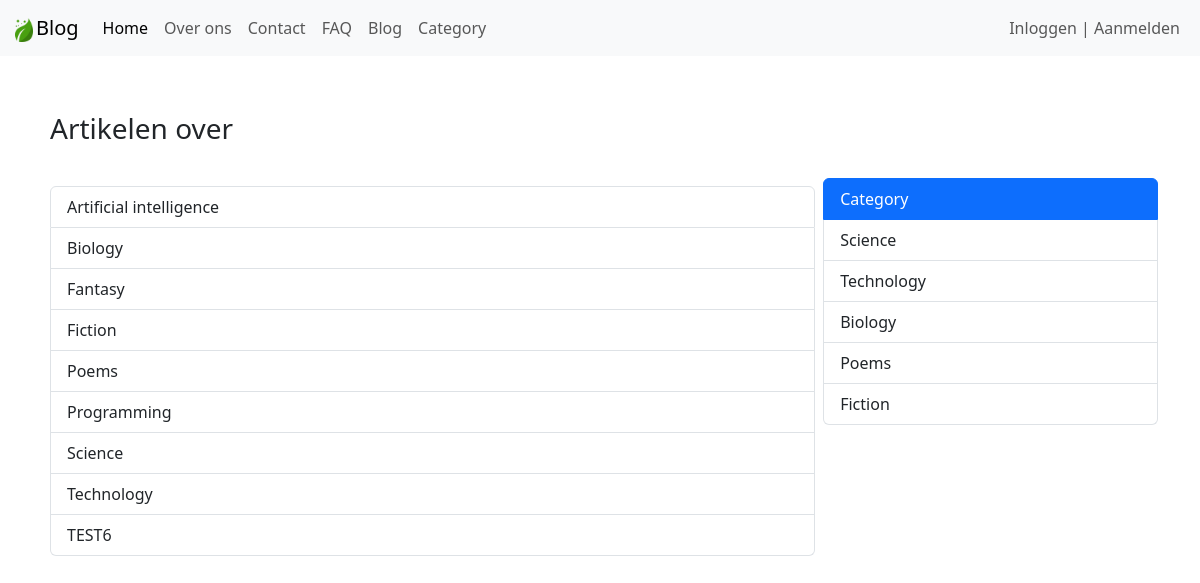
/category.php, run on an earlier commit of the app's database.
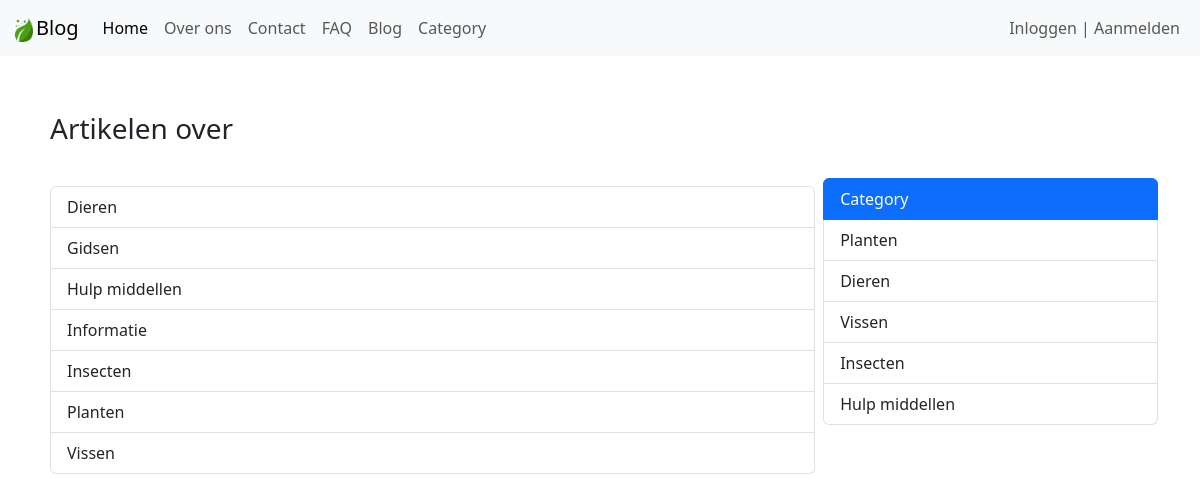
And on a later commit of the database.
### tables this page shows
CREATE TABLE `category` (
  `id` int(11) NOT NULL,
  `category` varchar(127) NOT NULL
);

### admin/data/post.php (called while the page is built, shortened)
<?php
function get5Categories($conn) {
    $sql = "SELECT * FROM category LIMIT 5";
    $stmt = $conn->prepare($sql);
    $stmt->execute();
    if ($stmt->rowCount() >= 1) {
        $data = $stmt->fetchAll();
        return $data;
    } else {
        return 0;
    }
}
function getAllCategories($conn) {
    $sql = "SELECT * FROM category ORDER BY category";
    $stmt = $conn->prepare($sql);
    $stmt->execute();
    if ($stmt->rowCount() >= 1) {
        $data = $stmt->fetchAll();
        return $data;
    } else {
        return 0;
    }
}

### category.php (the view, shortened to what the changed rows need)
<?php
$logged = false;
include_once("db_conn.php");
include_once("admin/data/post.php");
include_once("admin/data/comment.php");
$categories = getAllCategories($conn);
$categories5 = get5Categories($conn);
$category = 0;
?>
<!DOCTYPE html>
<html lang="en">
<head>
    <link href="https://cdn.jsdelivr.net/npm/bootstrap@5.3.3/dist/css/bootstrap.min.css" rel="stylesheet">
    <link rel="stylesheet" href="https://stackpath.bootstrapcdn.com/font-awesome/4.7.0/css/font-awesome.min.css">
    <link rel="stylesheet" href="css/style.css">
</head>
<body>
    <div class="container mt-5">
        <h1 class="display-4 mb-4 fs-3 p-2">
            <?php if ($category != 0)
                echo "Artikelen over '".$category['category']."'";
                else echo "Artikelen over "; ?>
        </h1>
        <section class="d-flex">
        <?php if (!isset($_GET['category_id'])) { ?>
            <main class="main-blog p-2">
                <div class="list-group category-aside">
                    <?php foreach ($categories as $category) { ?>
                    <a href="category.php?category_id=<?=$category['id']?>" class="list-group-item list-group-item-action"><?php echo $category['category']; ?></a>
                    <?php } ?>
                </div>
            </main>
            <?php }else {
                $cId = $_GET['category_id'];
                $posts = getAllPostsByCategory($conn, $cId);
            ?>
            <?php if ($posts != 0) { ?>
            <main class="main-blog">
                <?php foreach ($posts as $post) { ?>
                <div class="card main-blog-card mb-5">
                    <img src="upload/blog/<?=$post['cover_url']?>" class="card-img-top" alt="...">
                    <div class="card-body">
                        <h5 class="card-title"><?=$post['post_title']?></h5>
                        <?php
                            $p = strip_tags($post['post_text']);
                            $p = substr($p, 0, 200);
                        ?>
                        <p class="card-text"><?=$p?> ... </p>
                        <a href="blog-view.php?post_id=<?=$post['post_id']?>" class="btn btn-primary lees-meer-btn">Lees meer</a>
                        <p class="card-text">
                            <small class="text-body-secondary blog-post-author">Autheur: Admin</small>
                            <br>
                            <small class="text-body-secondary blog-post-update">Laatste update: 3 mins ago</small>
                        </p>
                        <hr>
                        <div class="d-flex justify-content-between">
                            <div class="react-btns">
                                <?php
                                $post_id = $post['post_id'];
                                if ($logged) {
                                    $liked = isLikedByUserID($conn, $post_id, $user_id);
                                if ($liked) {
                                ?>
                                <i class="fa fa-thumbs-up liked like-btn"
                                    post-id="<?=$post_id?>"
                                    liked="1"
                                    aria-hidden="true">
                                </i>
                                <?php }else { ?>
                                    <i class="fa fa-thumbs-up like like-btn"
                                        post-id="<?=$post_id?>"
                                        liked="0"
                                        aria-hidden="true">
                                    </i>
                                <?php } }else { ?>
                                <i class="fa fa-thumbs-up" aria-hidden="true"></i>
                                <?php } ?>
                                 Likes (
                                <span><?php
                                    echo likeCountByPostID($conn, $post['post_id']);
                                ?></span> )
                            <a href="blog-view.php?post_id=<?=$post['post_id']?>#comments">
                                <i class="fa fa-comment" aria-hidden="true">
                                </i> Comments (
                                <?php
                                    echo CountByPostID($conn, $post['post_id']);
                                ?> )
                            </a>
                        </div>
                        <small class="text-body-secondary"><?=$post['crated_at']?></small>
                    </div>
                    </div>
                </div>
                <?php } ?>
            </main>
            <?php } } ?>
            <aside class="aside-main">
                <div class="list-group category-aside">
                    <a href="#" class="list-group-item list-group-item-action active" aria-current="true">
                        Category
                    </a>
                    <?php foreach ($categories5 as $category) { ?>
                    <a href="category.php?category_id=<?=$category['id']?>" class="list-group-item list-group-item-action">
                        <?php echo $category['category']; ?>
                    </a>
                    <?php } ?>
                </div>
            </aside>
        </section>
    </div>
</body>
</html>

What changed in the data, as far as the page shows it:
removed category: category "Artificial intelligence", shown under "Artikelen over"
no longer on one of the page's lists (row edited): category: category "Fiction"
removed category: category "Programming", shown under "Artikelen over"
removed category: category "TEST6", shown under "Artikelen over"
changed category: category "Technology" → "Dieren"; moves up the list
changed category: category "Fiction" → "Gidsen"
changed category: category "Poems" → "Hulp middellen"
changed category: category "Fantasy" → "Informatie"; moves down the list
changed category: category "Biology" → "Insecten"; moves down the list
changed category: category "Science" → "Planten"
added category: category "Vissen"
